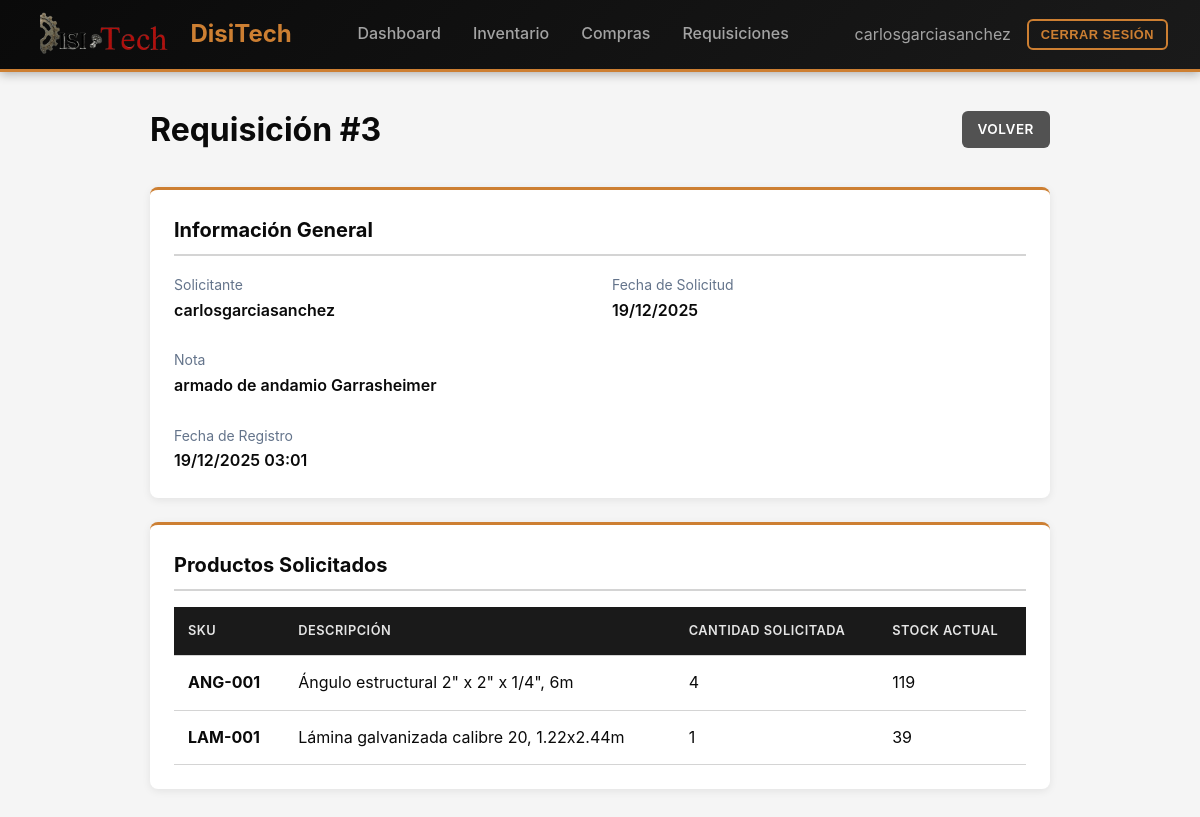
The app's page /requisiciones/3/ (signed in), older data.
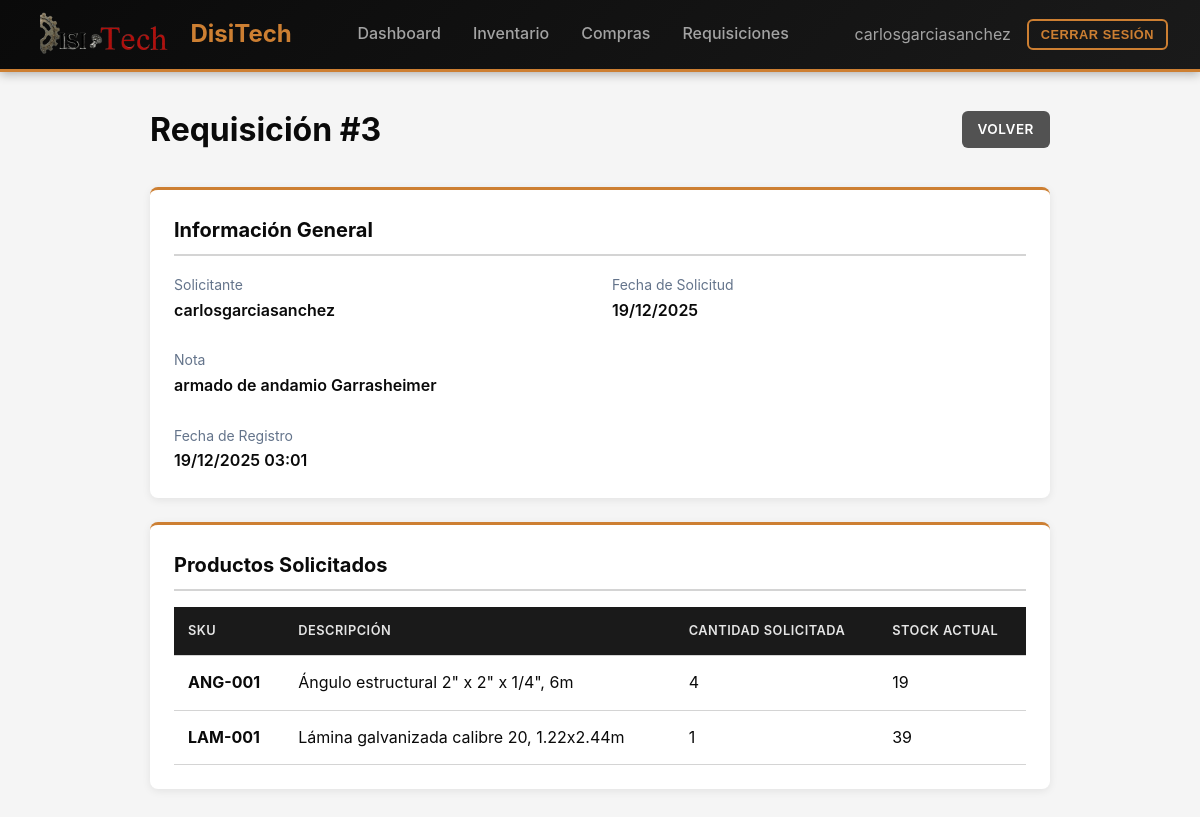
The same page, newer data.
### inventory/models/transactions.py (models this page shows, shortened)
class RequisitionLine(models.Model):
    requisition = models.ForeignKey(Requisition, on_delete=models.CASCADE, related_name="lines")
    item = models.ForeignKey(InventoryItem, on_delete=models.PROTECT, related_name="requisition_lines")
    qty = models.IntegerField()

### inventory/models/inventory.py (models this page shows, shortened)
class InventoryItem(models.Model):
    sku = models.CharField(max_length=60, unique=True)
    slug = models.SlugField(max_length=80, unique=True)
    category = models.ForeignKey(Category, on_delete=models.PROTECT, related_name="items")
    description = models.CharField(max_length=250)
    stock = models.PositiveIntegerField()
    min_stock = models.PositiveIntegerField()
    max_stock = models.PositiveIntegerField()
    active = models.BooleanField(default=True)
    class Meta:
        indexes = [
            models.Index(fields=["category", "active"]),
            models.Index(fields=["slug"]),
        ]

### inventory/views.py (the view)
# urls.py: path("requisiciones/<int:pk>/", views.requisition_detail, name="requisition_detail"),
@login_required
@permission_required('inventory.view_requisition', raise_exception=True)
def requisition_detail(request, pk):
    requisition = get_object_or_404(Requisition, pk=pk)
    if not request.user.is_staff and requisition.requested_by != request.user:
        raise PermissionDenied("No tienes permiso para ver esta requisición.")
    context = {'requisition': requisition}
    return render(request, 'requisitions/detail.html', context)

### inventory/context_processors.py (called while the page is built)
def logo_context(request):
    logo_path = os.path.join(settings.MEDIA_ROOT, 'logo.png')
    if os.path.exists(logo_path):
        logo_url = settings.MEDIA_URL + 'logo.png'
    else:
        logo_url = None
    return {'logo_url': logo_url}

### templates/requisitions/detail.html (shortened to what this page needs)
{% extends 'base.html' %}
{% block content %}
<div style="max-width: 900px; margin: 0 auto;">
    <div style="display: flex; justify-content: space-between; align-items: center; margin-bottom: 2rem;">
        <h1>Requisición #{{ requisition.id }}</h1>
        <a href="{% url 'requisition_list' %}" class="btn btn-secondary">Volver</a>
    </div>
    <div class="card">
        <div class="card-header">Información General</div>
        <div style="display: grid; grid-template-columns: repeat(2, 1fr); gap: 1.5rem;">
            <div>
                <label style="color: #64748b; font-size: 0.875rem;">Solicitante</label>
                <p style="font-weight: 600;">{{ requisition.requested_by.username }}</p>
            </div>
            <div>
                <label style="color: #64748b; font-size: 0.875rem;">Fecha de Solicitud</label>
                <p style="font-weight: 600;">{{ requisition.requested_at|date:"d/m/Y" }}</p>
            </div>
            <div style="grid-column: 1 / -1;">
                <label style="color: #64748b; font-size: 0.875rem;">Nota</label>
                <p style="font-weight: 600;">{{ requisition.note|default:"-" }}</p>
            </div>
            <div>
                <label style="color: #64748b; font-size: 0.875rem;">Fecha de Registro</label>
                <p style="font-weight: 600;">{{ requisition.created_at|date:"d/m/Y H:i" }}</p>
            </div>
        </div>
    </div>
    <div class="card">
        <div class="card-header">Productos Solicitados</div>
        <table>
            <thead>
                <tr>
                    <th>SKU</th>
                    <th>Descripción</th>
                    <th>Cantidad Solicitada</th>
                    <th>Stock Actual</th>
                </tr>
            </thead>
            <tbody>
                {% for line in requisition.lines.all %}
                <tr>
                    <td><strong>{{ line.item.sku }}</strong></td>
                    <td>{{ line.item.description }}</td>
                    <td>{{ line.qty }}</td>
                    <td>{{ line.item.stock }}</td>
                </tr>
                {% endfor %}
            </tbody>
        </table>
    </div>
</div>
{% endblock %}

Row changes from the older to the newer data that the page shows:
changed through a linked row, RequisitionLine "ANG-001": item.stock "119" → "19"
